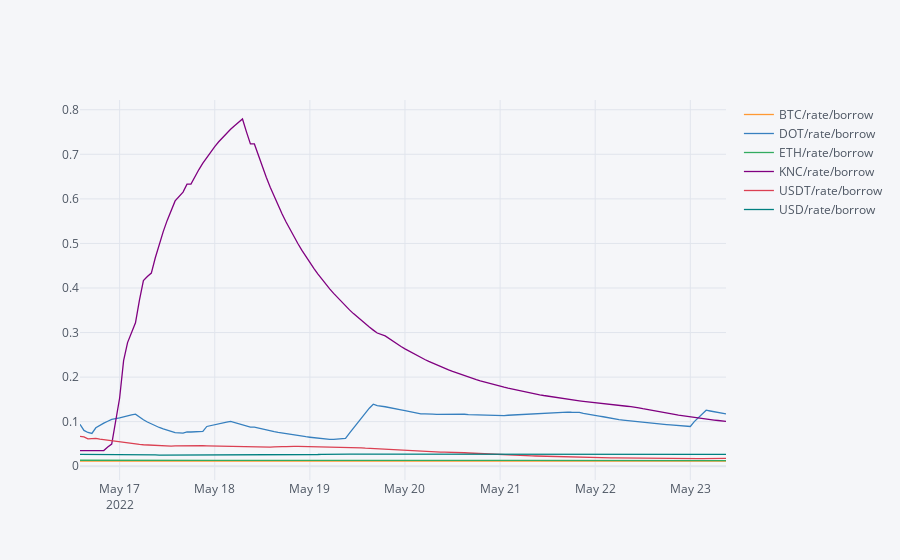

Notebook code for this chart:
### Code cell
pd.concat([short_rates.filter(like='borrow')],axis=0).iplot()#))

### Figure 1 — Plotly figure (JSON) as saved in the notebook; plotly's stock layout.template omitted (floating-point values rounded to 4 significant figures; data arrays with more than 128 entries replaced by an {"elided": "..."} marker saying what was removed)
{"data": [{"line": {"color": "rgba(255, 153, 51, 1.0)", "dash": "solid", "shape": "linear", "width": 1.3}, "mode": "lines", "name": "BTC/rate/borrow", "text": "", "type": "scatter", "x": {"elided": "161 str values"}, "y": {"elided": "161 float values"}}, {"line": {"color": "rgba(55, 128, 191, 1.0)", "dash": "solid", "shape": "linear", "width": 1.3}, "mode": "lines", "name": "DOT/rate/borrow", "text": "", "type": "scatter", "x": {"elided": "161 str values"}, "y": {"elided": "161 float values"}}, {"line": {"color": "rgba(50, 171, 96, 1.0)", "dash": "solid", "shape": "linear", "width": 1.3}, "mode": "lines", "name": "ETH/rate/borrow", "text": "", "type": "scatter", "x": {"elided": "161 str values"}, "y": {"elided": "161 float values"}}, {"line": {"color": "rgba(128, 0, 128, 1.0)", "dash": "solid", "shape": "linear", "width": 1.3}, "mode": "lines", "name": "KNC/rate/borrow", "text": "", "type": "scatter", "x": {"elided": "161 str values"}, "y": {"elided": "161 float values"}}, {"line": {"color": "rgba(219, 64, 82, 1.0)", "dash": "solid", "shape": "linear", "width": 1.3}, "mode": "lines", "name": "USDT/rate/borrow", "text": "", "type": "scatter", "x": {"elided": "161 str values"}, "y": {"elided": "161 float values"}}, {"line": {"color": "rgba(0, 128, 128, 1.0)", "dash": "solid", "shape": "linear", "width": 1.3}, "mode": "lines", "name": "USD/rate/borrow", "text": "", "type": "scatter", "x": {"elided": "161 str values"}, "y": {"elided": "161 float values"}}], "layout": {"legend": {"bgcolor": "#F5F6F9", "font": {"color": "#4D5663"}}, "paper_bgcolor": "#F5F6F9", "plot_bgcolor": "#F5F6F9", "title": {"font": {"color": "#4D5663"}}, "xaxis": {"gridcolor": "#E1E5ED", "showgrid": true, "tickfont": {"color": "#4D5663"}, "title": {"font": {"color": "#4D5663"}, "text": ""}, "zerolinecolor": "#E1E5ED"}, "yaxis": {"gridcolor": "#E1E5ED", "showgrid": true, "tickfont": {"color": "#4D5663"}, "title": {"font": {"color": "#4D5663"}, "text": ""}, "zerolinecolor": "#E1E5ED"}}}
